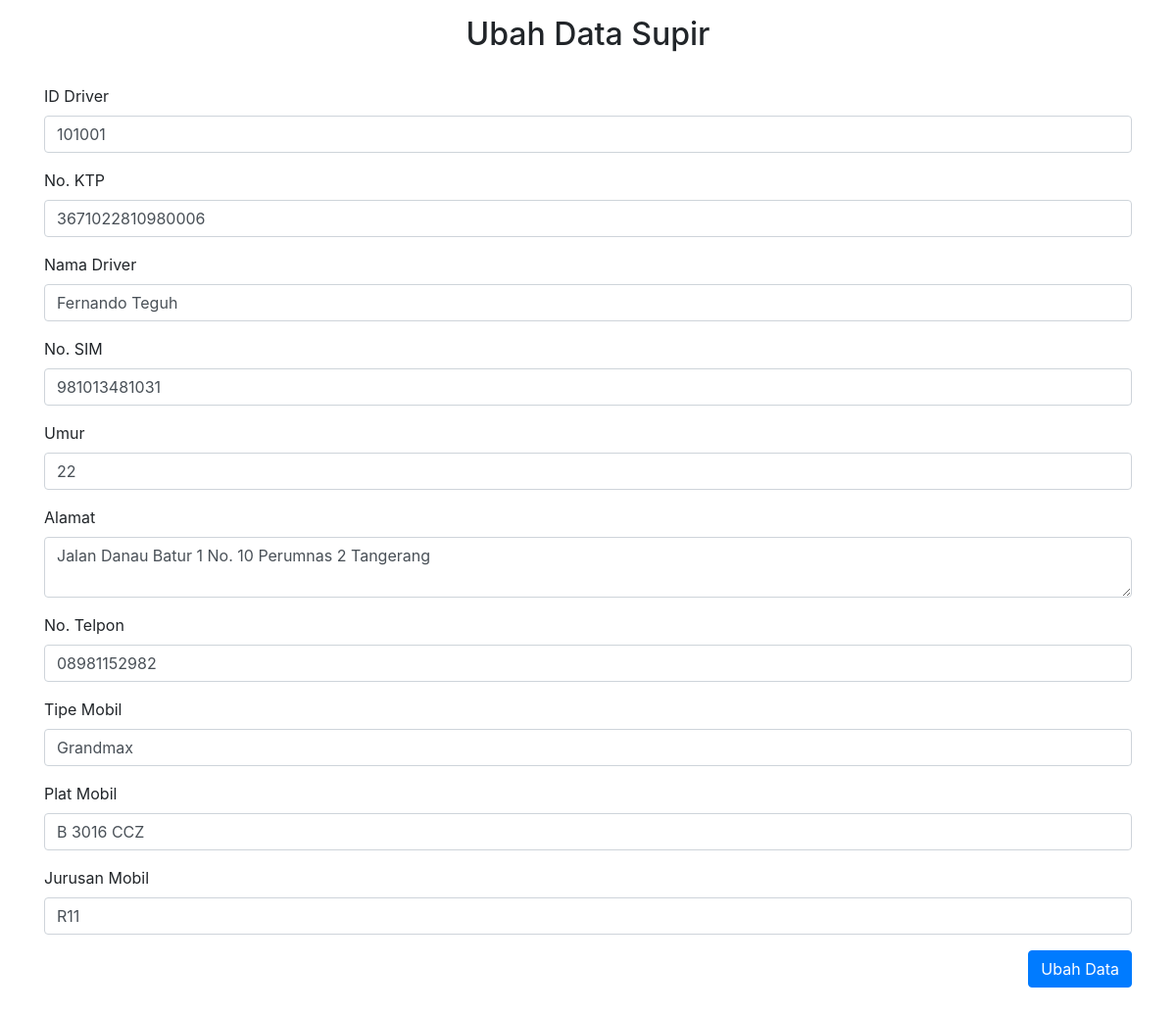
Screenshot of /editdriver.php?id=101001 with the database file from the repository.
### tables this page shows
CREATE TABLE `supir` (
  `id_driver` int(6) NOT NULL,
  `no_ktp` varchar(16) NOT NULL,
  `nama_driver` varchar(50) NOT NULL,
  `no_sim` varchar(12) NOT NULL,
  `umur` varchar(3) NOT NULL,
  `alamat` varchar(100) NOT NULL,
  `no_tlp` varchar(15) NOT NULL,
  `tipe_mobil` varchar(20) NOT NULL,
  `plat_mobil` varchar(15) NOT NULL,
  `jurusan_mobil` varchar(10) NOT NULL
);

### editdriver.php (the view, shortened to what this page needs)
<?php
include 'config.php';
$id_driver = $_GET['id'];
$ambil = mysqli_query($con, "SELECT * FROM supir WHERE id_driver='$id_driver'");
$pecah = mysqli_fetch_assoc($ambil);
?>
<html>
<head>
    <link rel="stylesheet" href="css/bootstrap.min.css" type="text/css">
    <link rel="stylesheet" href="css/font-awesome.min.css" type="text/css">
</head>
<body>
    <section class="content">
        <div class="container ml-7">
            <strong>
                <h2 class="text-center mt-3">Ubah Data Supir</h2>
            </strong>
            <br>
            <form method="POST" enctype="multipart/form-data">
                <div class="form-group">
                    <label>ID Driver</label>
                    <input type="number" name="id_driver" class="form-control" value="<?= $pecah['id_driver']; ?>">
                </div>
                <div class="form-group">
                    <label>No. KTP</label>
                    <input type="text" name="no_ktp" class="form-control" value="<?= $pecah['no_ktp']; ?>">
                </div>
                <div class="form-group">
                    <label>Nama Driver</label>
                    <input type="text" name="nama_driver" class="form-control" value="<?= $pecah['nama_driver']; ?>">
                </div>
                <div class="form-group">
                    <label>No. SIM</label>
                    <input type="text" name="no_sim" class="form-control" value="<?= $pecah['no_sim']; ?>">
                </div>
                <div class="form-group">
                    <label>Umur</label>
                    <input type="text" name="umur" class="form-control" value="<?= $pecah['umur']; ?>">
                </div>
                <div class="form-group">
                    <label>Alamat</label>
                    <textarea type="text" name="alamat" class="form-control"><?= $pecah['alamat']; ?></textarea>
                </div>
                <div class="form-group">
                    <label>No. Telpon</label>
                    <input type="text" name="no_tlp" class="form-control" value="<?= $pecah['no_tlp']; ?>">
                </div>
                <div class="form-group">
                    <label>Tipe Mobil</label>
                    <input type="text" name="tipe_mobil" class="form-control" value="<?= $pecah['tipe_mobil']; ?>">
                </div>
                <div class="form-group">
                    <label>Plat Mobil</label>
                    <input type="text" name="plat_mobil" class="form-control" value="<?= $pecah['plat_mobil']; ?>">
                </div>
                <div class="form-group">
                    <label>Jurusan Mobil</label>
                    <input type="text" name="jurusan_mobil" class="form-control" value="<?= $pecah['jurusan_mobil']; ?>">
                </div>
                <button class="btn btn-primary pull-right" name="ubah">Ubah Data</button>
                <br><br>
            </form>
        </div>
    </section>
</body>
</html>

### rows the page displays
supir: id_driver "101001", no_ktp "3671022810980006", nama_driver "Fernando Teguh", no_sim "981013481031", umur "22", alamat "Jalan Danau Batur 1 No. 10 Perumnas 2 Tangerang", no_tlp "08981152982", tipe_mobil "Grandmax", plat_mobil "B 3016 CCZ", jurusan_mobil "R11"
